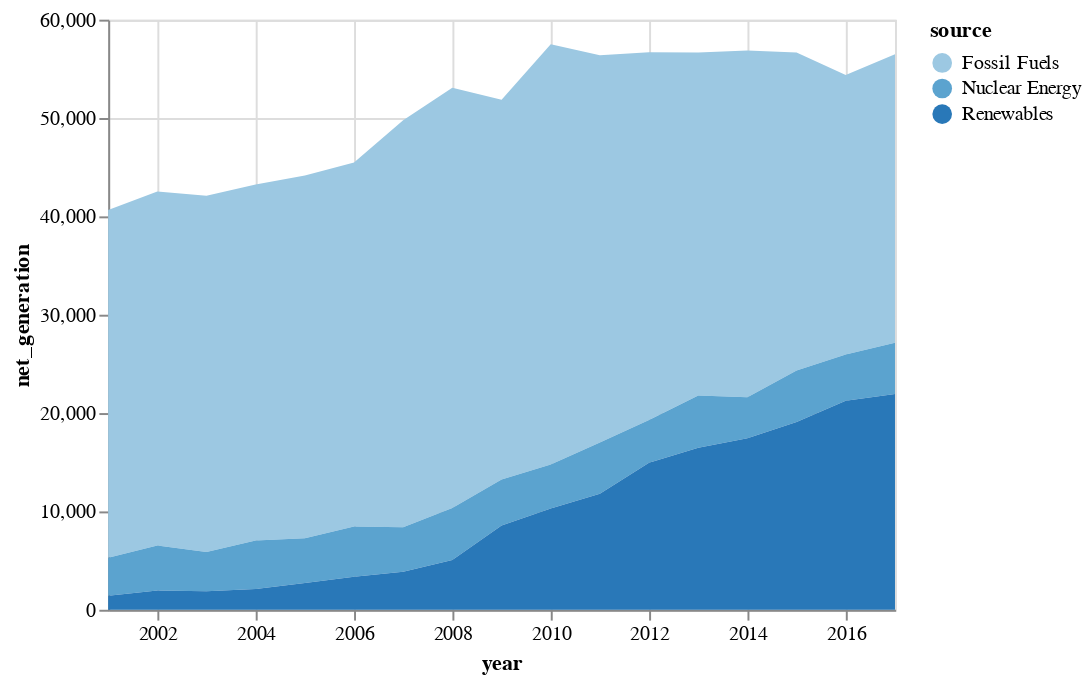

The notebook cell this image was saved under:
### Code cell
source = data.iowa_electricity()

alt.Chart(source).mark_area().encode(
    x="year:T",
    y="net_generation:Q",
    color="source:O"#{"field":"source", "type":"numeric"}
)

### Figure 1 — Vega-Lite specification as saved in the notebook (floating-point values rounded to 4 significant figures)
{"config": {"view": {"continuousWidth": 400, "continuousHeight": 300}}, "data": {"name": "data-bb61008ba0c766c5601afa5323d12ad4"}, "mark": "area", "encoding": {"color": {"type": "ordinal", "field": "source"}, "x": {"type": "temporal", "field": "year"}, "y": {"type": "quantitative", "field": "net_generation"}}, "$schema": "https://vega.github.io/schema/vega-lite/v4.0.2.json", "datasets": {"data-bb61008ba0c766c5601afa5323d12ad4": [{"year": "2001-01-01T00:00:00", "source": "Fossil Fuels", "net_generation": 35361}, {"year": "2002-01-01T00:00:00", "source": "Fossil Fuels", "net_generation": 35991}, {"year": "2003-01-01T00:00:00", "source": "Fossil Fuels", "net_generation": 36234}, {"year": "2004-01-01T00:00:00", "source": "Fossil Fuels", "net_generation": 36205}, {"year": "2005-01-01T00:00:00", "source": "Fossil Fuels", "net_generation": 36883}, {"year": "2006-01-01T00:00:00", "source": "Fossil Fuels", "net_generation": 37014}, {"year": "2007-01-01T00:00:00", "source": "Fossil Fuels", "net_generation": 41389}, {"year": "2008-01-01T00:00:00", "source": "Fossil Fuels", "net_generation": 42734}, {"year": "2009-01-01T00:00:00", "source": "Fossil Fuels", "net_generation": 38620}, {"year": "2010-01-01T00:00:00", "source": "Fossil Fuels", "net_generation": 42750}, {"year": "2011-01-01T00:00:00", "source": "Fossil Fuels", "net_generation": 39361}, {"year": "2012-01-01T00:00:00", "source": "Fossil Fuels", "net_generation": 37379}, {"year": "2013-01-01T00:00:00", "source": "Fossil Fuels", "net_generation": 34873}, {"year": "2014-01-01T00:00:00", "source": "Fossil Fuels", "net_generation": 35250}, {"year": "2015-01-01T00:00:00", "source": "Fossil Fuels", "net_generation": 32319}, {"year": "2016-01-01T00:00:00", "source": "Fossil Fuels", "net_generation": 28437}, {"year": "2017-01-01T00:00:00", "source": "Fossil Fuels", "net_generation": 29329}, {"year": "2001-01-01T00:00:00", "source": "Nuclear Energy", "net_generation": 3853}, {"year": "2002-01-01T00:00:00", "source": "Nuclear Energy", "net_generation": 4574}, {"year": "2003-01-01T00:00:00", "source": "Nuclear Energy", "net_generation": 3988}, {"year": "2004-01-01T00:00:00", "source": "Nuclear Energy", "net_generation": 4929}, {"year": "2005-01-01T00:00:00", "source": "Nuclear Energy", "net_generation": 4538}, {"year": "2006-01-01T00:00:00", "source": "Nuclear Energy", "net_generation": 5095}, {"year": "2007-01-01T00:00:00", "source": "Nuclear Energy", "net_generation": 4519}, {"year": "2008-01-01T00:00:00", "source": "Nuclear Energy", "net_generation": 5282}, {"year": "2009-01-01T00:00:00", "source": "Nuclear Energy", "net_generation": 4679}, {"year": "2010-01-01T00:00:00", "source": "Nuclear Energy", "net_generation": 4451}, {"year": "2011-01-01T00:00:00", "source": "Nuclear Energy", "net_generation": 5215}, {"year": "2012-01-01T00:00:00", "source": "Nuclear Energy", "net_generation": 4347}, {"year": "2013-01-01T00:00:00", "source": "Nuclear Energy", "net_generation": 5321}, {"year": "2014-01-01T00:00:00", "source": "Nuclear Energy", "net_generation": 4152}, {"year": "2015-01-01T00:00:00", "source": "Nuclear Energy", "net_generation": 5243}, {"year": "2016-01-01T00:00:00", "source": "Nuclear Energy", "net_generation": 4703}, {"year": "2017-01-01T00:00:00", "source": "Nuclear Energy", "net_generation": 5214}, {"year": "2001-01-01T00:00:00", "source": "Renewables", "net_generation": 1437}, {"year": "2002-01-01T00:00:00", "source": "Renewables", "net_generation": 1963}, {"year": "2003-01-01T00:00:00", "source": "Renewables", "net_generation": 1885}, {"year": "2004-01-01T00:00:00", "source": "Renewables", "net_generation": 2102}, {"year": "2005-01-01T00:00:00", "source": "Renewables", "net_generation": 2724}, {"year": "2006-01-01T00:00:00", "source": "Renewables", "net_generation": 3364}, {"year": "2007-01-01T00:00:00", "source": "Renewables", "net_generation": 3870}, {"year": "2008-01-01T00:00:00", "source": "Renewables", "net_generation": 5070}, {"year": "2009-01-01T00:00:00", "source": "Renewables", "net_generation": 8560}, {"year": "2010-01-01T00:00:00", "source": "Renewables", "net_generation": 10308}, {"year": "2011-01-01T00:00:00", "source": "Renewables", "net_generation": 11795}, {"year": "2012-01-01T00:00:00", "source": "Renewables", "net_generation": 14949}, {"year": "2013-01-01T00:00:00", "source": "Renewables", "net_generation": 16476}, {"year": "2014-01-01T00:00:00", "source": "Renewables", "net_generation": 17452}, {"year": "2015-01-01T00:00:00", "source": "Renewables", "net_generation": 19091}, {"year": "2016-01-01T00:00:00", "source": "Renewables", "net_generation": 21241}, {"year": "2017-01-01T00:00:00", "source": "Renewables", "net_generation": 21933}]}}
